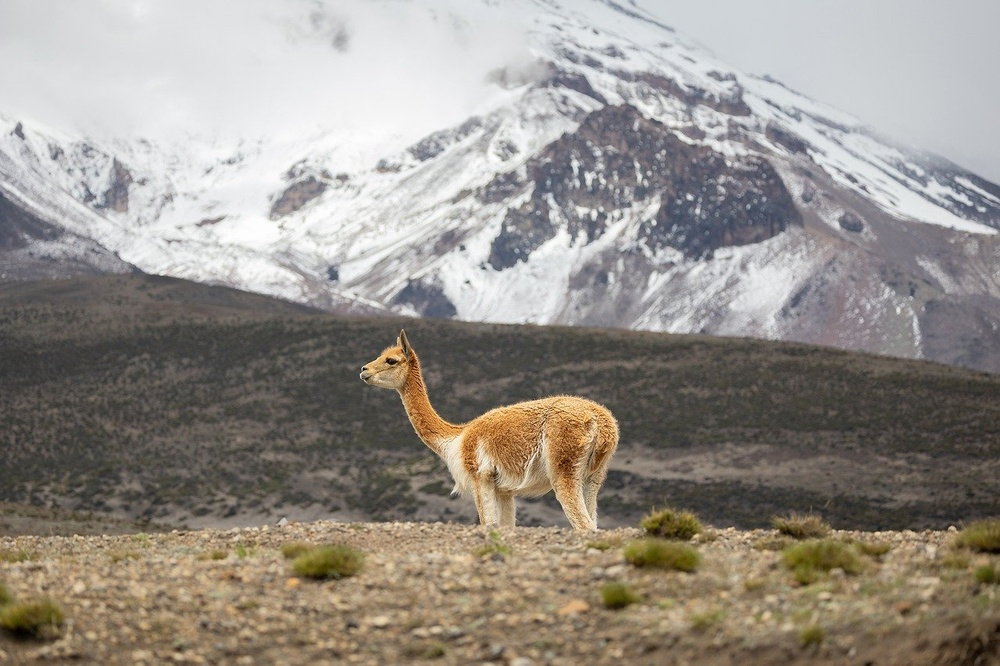
#> input picture Lab-07/input.jpg, 1000 x 666 px, shrunk from 1280 x 853 before the run
$ jupyter execute image_dialation.ipynb   (shell and % lines are left out)
#> lines starting #> are read from the running program, lines starting #| are printed output that depends on the picture
[cell 1]
import cv2
import numpy as np
import matplotlib.pyplot as plt

# Load the image in grayscale
image = cv2.imread('input.jpg', cv2.IMREAD_GRAYSCALE)
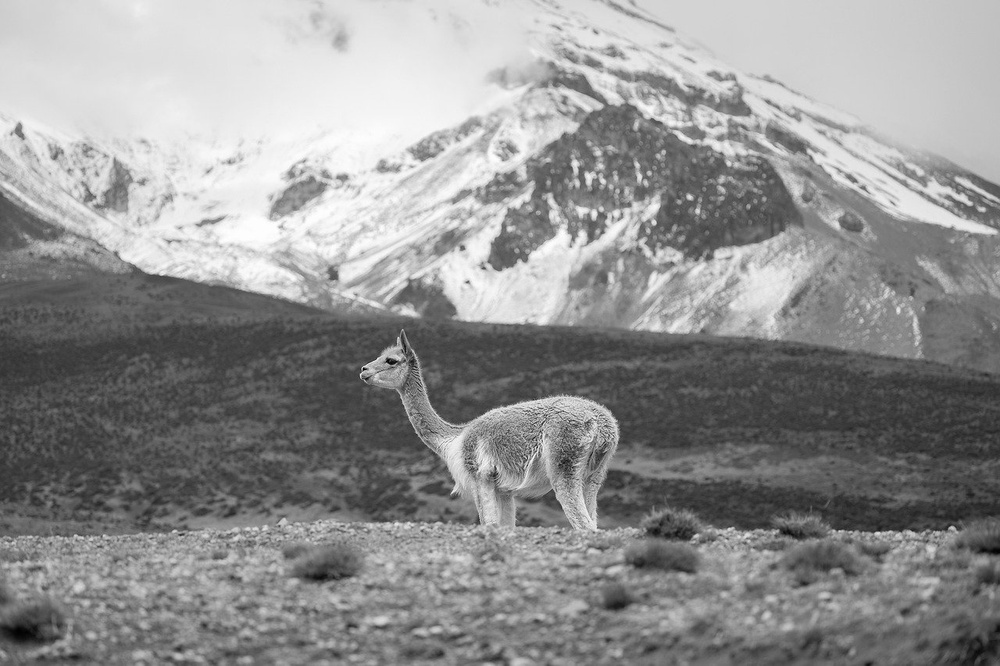
#> image: shape (666, 1000); min 0, max 255, mean 144.9

# Create a structuring element (kernel)
kernel = np.ones((5,5), np.uint8)  # 5x5 square kernel

# Perform dilation
dilated_image = cv2.dilate(image, kernel, iterations=1)
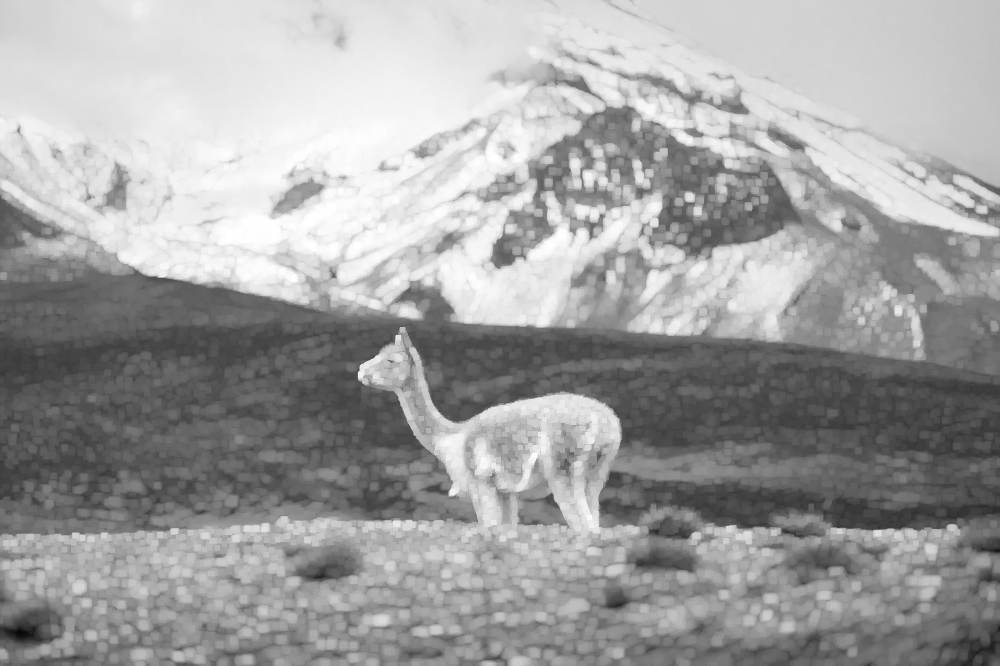
#> dilated_image: shape (666, 1000); min 5, max 255, mean 160.4

# Display the original and dilated images using Matplotlib
plt.figure(figsize=(10, 5))

plt.subplot(1, 2, 1)
plt.imshow(image, cmap='gray')
plt.title('Original Image')
plt.axis('off')

plt.subplot(1, 2, 2)
plt.imshow(dilated_image, cmap='gray')
plt.title('Dilated Image')
plt.axis('off')

plt.tight_layout()
plt.show()
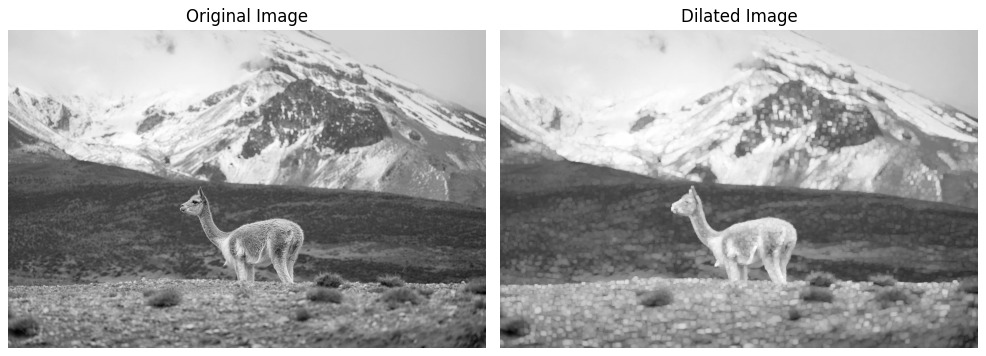
#> figure drawn by matplotlib, 2 panels

# Save the dilated image
plt.imsave('dilated_image.jpg', dilated_image, cmap='gray')
